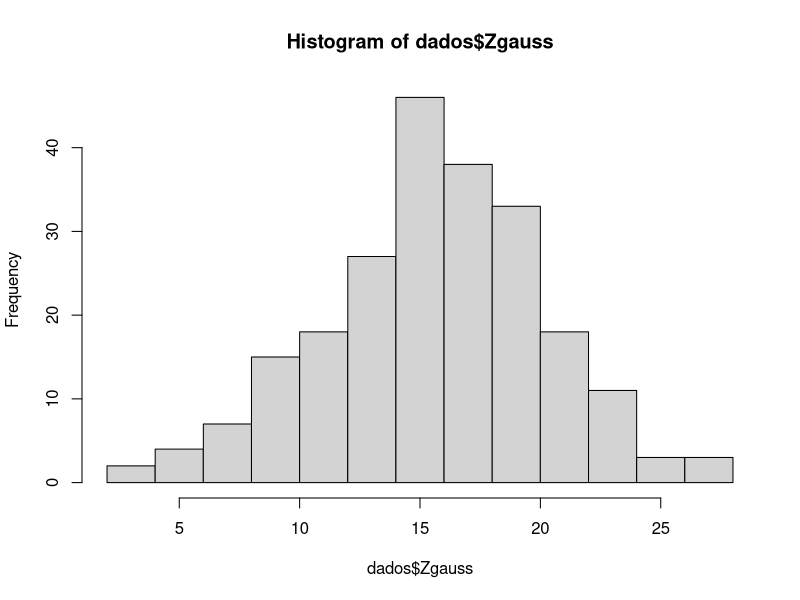

R code for this plot:
setwd("..\\data_r\\simetrica225")
dados <- read.csv("simetrica225.csv",sep=";",header=TRUE)
setwd("..\\data_r\\tempo")
pdf("Histograma.pdf",width=5,height=5)
hist(dados$Zgauss)
dev.off()